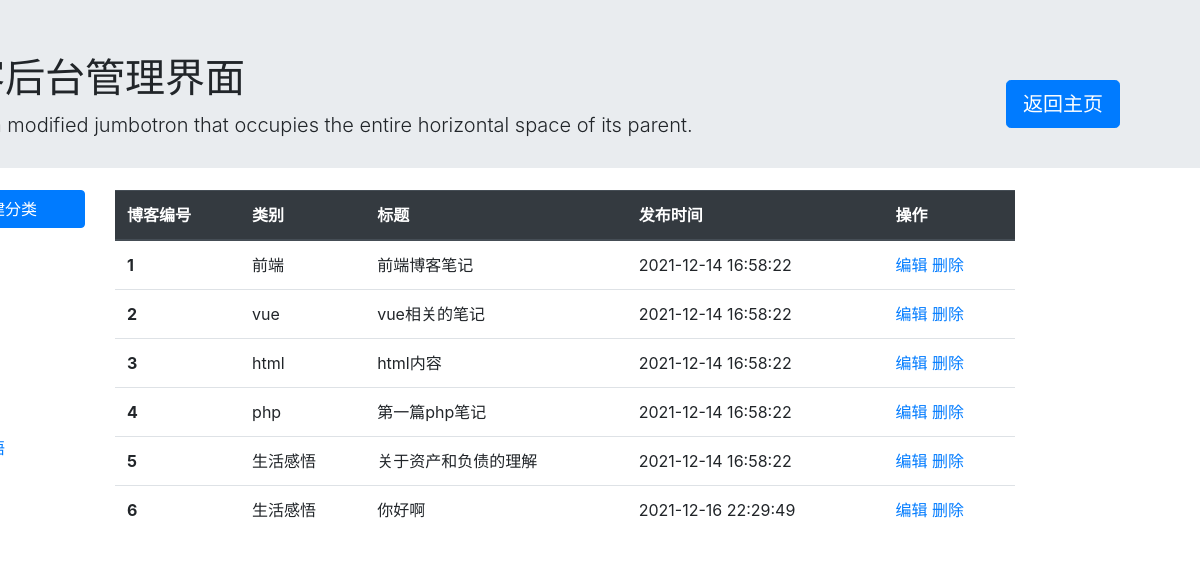
The page /adminPage/myadminPage.php?userName=18316722273 (signed in) on the database its author committed.
### tables this page shows
CREATE TABLE `blog_content` (
  `blog_id` int(20) NOT NULL COMMENT '主键',
  `userName` char(20) DEFAULT NULL COMMENT '作者账号',
  `name` varchar(40) DEFAULT NULL COMMENT '作者昵称',
  `type` varchar(40) DEFAULT NULL COMMENT '博客类别',
  `title` varchar(40) DEFAULT NULL COMMENT '博客标题',
  `content` varchar(2000) DEFAULT NULL COMMENT '博客内容',
  `create_time` datetime NOT NULL DEFAULT current_timestamp() COMMENT '创建时间'
);

### adminPage/myadminPage.php (the view, shortened to what this page needs)
<?php
require_once('../conn.php');
$userName = $_SESSION['RightUserName'];
?>
<!DOCTYPE html>
<html lang="en">
<head>
  <link rel="stylesheet" href="https://cdn.jsdelivr.net/npm/bootstrap@4.6.1/dist/css/bootstrap.min.css">
</head>
<body>
  <div class="jumbotron jumbotron-fluid">
    <div class="container">
      <h1 class="display-5">博客后台管理界面</h1>
      <p class="lead">This is a modified jumbotron that occupies the entire horizontal space of its parent.</p>
    </div>
    <a class="btn btn-primary btn-lg backBtnStyle" href="../BlogHomePage/BlogHomePage.php?type=myblog" role="button">返回主页</a>
  </div>
  <div class="container">
    <div class="row">
      <div class="col-2">
        <ul class="nav flex-column">
          <button type="button" class="btn btn-primary" data-toggle="modal" data-target="#exampleModal" data-whatever="@mdo">创建分类</button>
          <li class='nav-item'><a class='nav-link active' href="./myadminPage.php?userName=<?php echo $userName ?>">全部</a></li>
          <?php
          $sql = "SELECT * FROM blog_type where userName=$userName";
          $result = mysqli_query($conn, $sql);
          while ($row = mysqli_fetch_array($result)) {
            $blogType = $row['type'];
            echo "<li class='nav-item'><a class='nav-link active' href='./myadminPage.php?BlogTypeValue=$blogType'>$blogType</a></li>";
          }
          ?>
        </ul>
      </div>
      <div class="col-9">
        <table class="table">
          <thead class="thead-dark">
            <tr>
              <th scope="col">博客编号</th>
              <th scope="col">类别</th>
              <th scope="col">标题</th>
              <th scope="col">发布时间</th>
              <th scope="col">操作</th>
            </tr>
          </thead>
          <tbody>
            <?php
            if (isset($_GET['userName'])) {
              $sql = "SELECT * FROM blog_content where userName=$userName";
              $result = mysqli_query($conn, $sql);
              while ($row = mysqli_fetch_array($result)) {
                $blog_id = $row['blog_id'];
                $type = $row['type'];
                $blogTitle = $row['title'];
                $create_time = $row['create_time'];
                echo "
                <tr>
                <th scope='row'>$blog_id</th>
                <td>$type</td>
                <td> $blogTitle</td>
                <td>$create_time</td>
                <td>
                    <a href='../BlogDetail/editBlog.php?blog_id=$blog_id'>编辑</a>
                    <a href='./deleteBlog.php?blog_id=$blog_id'>删除</a>
                </td>
              </tr>
              ";
              }
            }
            ?>
          </tbody>
        </table>
      </div>
    </div>
  </div>
</body>
</html>

### adminPage/myadminPage.php (style rules this page uses)
.container { position: relative; left: -120px; top: -10px; height: 5vh; }
.table { width: 75vw; }
.backBtnStyle { position: absolute; top: 80px; right: 80px; }

### rows shown on the page
blog_content: blog_id "1", type "前端", title "前端博客笔记", create_time "2021-12-14 16:58:22"
blog_content: blog_id "2", type "vue", title "vue相关的笔记", create_time "2021-12-14 16:58:22"
blog_content: blog_id "3", type "html", title "html内容", create_time "2021-12-14 16:58:22"
blog_content: blog_id "4", type "php", title "第一篇php笔记", create_time "2021-12-14 16:58:22"
blog_content: blog_id "5", type "生活感悟", title "关于资产和负债的理解", create_time "2021-12-14 16:58:22"
blog_content: blog_id "6", type "生活感悟", title "你好啊", create_time "2021-12-16 22:29:49"
